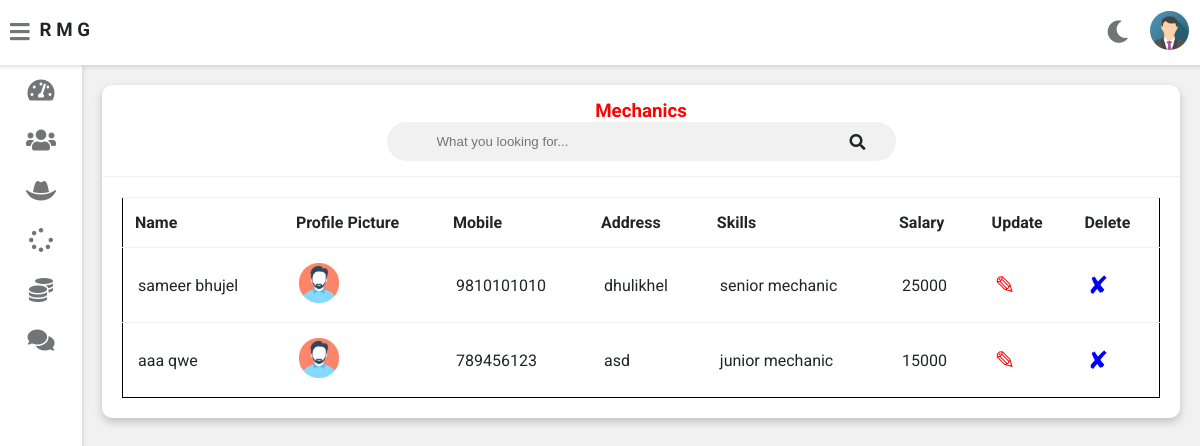
Page /admin-view-mechanic (signed in) on the committed database.
### vehicle/models.py (models this page shows, shortened)
class Mechanic(models.Model):
    user=models.OneToOneField(User,on_delete=models.CASCADE)
    profile_pic= models.ImageField(upload_to='profile_pic/MechanicProfilePic/',null=True,blank=True)
    address = models.CharField(max_length=40)
    mobile = models.CharField(max_length=20,null=False)
    skill = models.CharField(max_length=500,null=True)
    salary=models.PositiveIntegerField(null=True)
    status=models.BooleanField(default=False)
    @property
    def get_name(self):
        return self.user.first_name+" "+self.user.last_name

### vehicle/views.py (the view)
# urls.py: path('admin-view-mechanic',views.admin_view_mechanic_view,name='admin-view-mechanic'),
@login_required(login_url='adminlogin')
def admin_view_mechanic_view(request):
    mechanics=models.Mechanic.objects.all()
    return render(request,'vehicle/admin_view_mechanic.html',{'mechanics':mechanics})

### templates/vehicle/admin_view_mechanic.html (shortened to what this page needs)
{% extends 'vehicle/adminbase.html' %}
{% block content %}
{% load static %}
	<div class="wrapper">
		<div class="row">
			<div class="col-12 col-m-12 col-sm-12">
				<div class="card">
					<div class="card-header">
						<h3 style="color:red; text-align:center" >Mechanics
						</h3>
                        <form class="navbar-search">
						<input type="text" name="Search" id="Search7" class="navbar-search-input" placeholder="What you looking for...">
						<i class="fas fa-search"></i>
						</form>
					</div>
					<div class="card-content">
						<table id="myTable7">
							<thead>
                <tr>
                  <th>Name</th>
                  <th>Profile Picture</th>
                  <th>Mobile</th>
                  <th>Address</th>
                  <th>Skills</th>
                  <th>Salary</th>
                  <th>Update</th>
                  <th>Delete</th>
                </tr>
							</thead>
							<tbody>
              {% for m in mechanics %}
                <tr>
                  <td> {{m.get_name}}</td>
                  <td> <img src="{% static m.profile_pic.url %}" alt="Profile Pic" height="40px" width="40px" /></td>
                  <td>{{m.mobile}}</td>
                  <td>{{m.address}}</td>
                  <td>{{m.skill}}</td>
                  <td>{{m.salary}}</td>
                  <td><a  style="color:red; text-decoration:none;font-size:25px;" href="{% url 'update-mechanic' m.id  %}">&#9998;</a></td>
                  <td><a style="color:blue; text-decoration:none;font-size:25px;"href="{% url 'delete-mechanic' m.id  %}">&#10008;</a></td>
                </tr>
                {% endfor %}
							</tbody>
						</table>
					</div>
				</div>
			</div>
		</div>
<br><br><br><br><br><br><br><br><br><br><br><br><br><br><br><br>
	</div>
{% endblock content %}

### static/style.css (style rules this page uses)
:root { --primary-color: #4834d4; --success-color: #6ab04c; --warning-color: #f0932b; --danger-color: #eb4d4b; --light-color: #212529; --light-second-color: #727475; --light-background: #ffffff; --light-second-background: #f1f1f1; --dark-color: #909090; --dark-second-color: #f5f6fa; --dark-background: #23242D; --dark-second-background: #181818; }
.light { --main-bg-color: var(--light-background); --second-bg-color: var(--light-second-background); --main-color: var(--light-color); --second-color: var(--light-second-color); }
* { box-sizing: border-box; }
body { font-family: 'Roboto', sans-serif; background: var(--main-bg-color); color: var(--main-color); margin: 0; }
.navbar-search { position: relative; margin: auto; width: 50%; }
.navbar-search input { background: var(--second-bg-color); border: none; padding: 12px 50px 12px 50px; width: 100%; outline: none; color: var(--main-color); border-radius: 20px; }
.navbar-search i { position: absolute; top: 50%; right: 20px; transform: translateY(-50%); color: var(--second-color); cursor: pointer; }
.wrapper { padding: 10px; margin-left: 82px; padding-top: 75px; background: var(--second-bg-color); transition: margin-left .5s; }
.row { display: flex; flex-wrap: wrap; flex-direction: row; }
.row:after, .row:before { box-sizing: border-box; }
[class*="col-"] { padding: 10px; }
@media only screen and (min-width: 600px) { .col-sm-12 { width: 100%; } }
@media only screen and (min-width: 768px) { .col-m-12 { width: 100%; } }
@media only screen and (min-width: 992px) { .col-12 { width: 100%; } }
.card { background: var(--main-bg-color); color: var(--main-color); border-radius: 10px; margin-bottom: 10px; box-shadow: 0 4px 8px 0 rgba(0,0,0,0.2); }
.card-header { padding: 15px 30px; border-bottom: 1px solid var(--second-bg-color); position: relative; }
.card-header i { color: var(--main-color); position: absolute; right: 30px; top: 50%; transform: translateY(-50%); }
.card-header h3 { margin: 0; }
.card-content { padding: 20px; overflow-x: auto; }
table { border-collapse: collapse; border: 1px solid black; width: 100%; }
table td { border-top: 1px solid var(--second-bg-color); padding: 15px; }
table th { border-top: 1px solid var(--second-bg-color); border-bottom: 1px solid var(--second-bg-color); padding: 15px 12px; text-align: left; }

### rows in the picture
Mechanic: get_name "sameer bhujel", profile_pic (picture), mobile "9810101010", address "dhulikhel", skill "senior mechanic", salary "25000"
Mechanic: get_name "aaa qwe", profile_pic (picture), mobile "789456123", address "asd", skill "junior mechanic", salary "15000"
